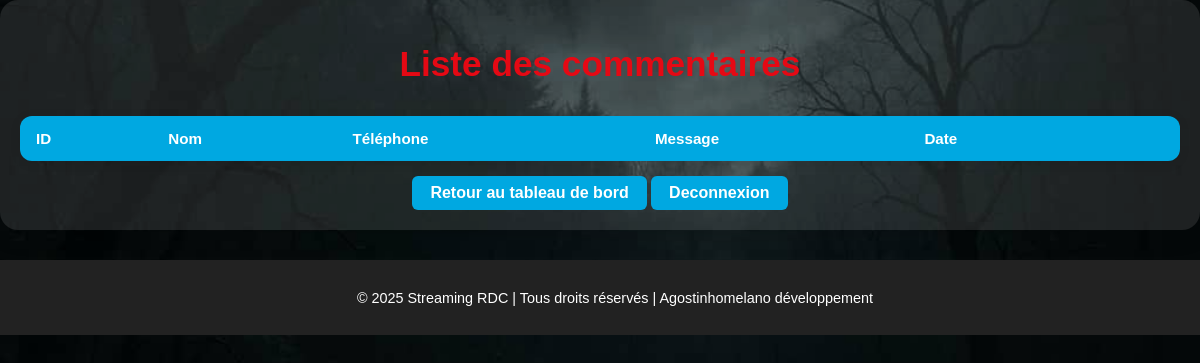
Page /admin/liste_commentaires on the earlier database version.
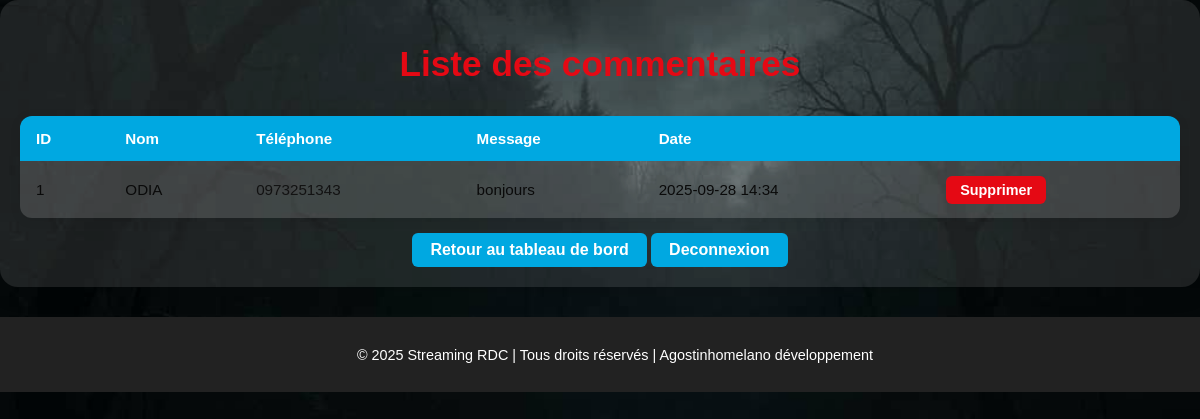
Same page on the later database version.
### app.py (models this page shows)
class Commentaire(db.Model):
    id = db.Column(db.Integer, primary_key=True)
    nom = db.Column(db.String(30), nullable=False)
    tel = db.Column(db.String(30), nullable=False)
    message = db.Column(db.String(500), nullable=False)
    date_post = db.Column(db.DateTime, default=datetime.utcnow)

### app.py (the view)
@app.route("/admin/liste_commentaires")
def liste_commentaires():
    commentaires = Commentaire.query.all()
    return render_template("admin/commentaire.html", commentaires=commentaires)

### templates/admin/commentaire.html (shortened to what this page needs)
<!DOCTYPE html>
<html lang="fr">
<head>
  <link rel="stylesheet" href="{{ url_for('static', filename='css/admin.css') }}">
</head>
<body>
  <div class="admin-container">
    <h1>Liste des commentaires</h1>
    <div class="table-responsive">
      <table class="admin-table">
        <thead>
          <tr>
            <th>ID</th>
            <th>Nom</th>
            <th>Téléphone</th>
            <th>Message</th>
            <th>Date</th>
            <th></th>
          </tr>
        </thead>
        <tbody>
          {% for c in commentaires %}
          <tr>
            <td data-label="ID">{{ c.id }}</td>
            <td data-label="Nom">{{ c.nom }}</td>
            <td data-label="Téléphone"><a href="https://wa.me/{{ c.tel }}" target="_blank">{{ c.tel }}</a></td>
            <td data-label="Message">{{ c.message }}</td>
            <td data-label="Date">{{ c.date_post.strftime('%Y-%m-%d %H:%M') }}</td>
            <td>
              <form action="{{ url_for('supprimer_commentaire', id=c.id) }}" method="post" class="delete-form">
                <button type="submit" class="btn-admin">Supprimer</button>
              </form>
            </td>
          </tr>
          {% endfor %}
        </tbody>
      </table>
    </div>
    <a href="{{ url_for('accueil_admin') }}" class="btn-retour">Retour au tableau de bord</a>
    <a href="{{url_for('deconnexion_admin')}}" class="btn-retour">Deconnexion</a>
  </div>
  <footer>
    <p>© 2025 Streaming RDC | Tous droits réservés | Agostinhomelano développement</p>
  </footer>
</body>
</html>

### static/css/admin.css (style rules this page uses)
body { background: url("../image/backgroud.jpg") no-repeat center center/cover; min-height: 100vh; font-family: Arial, sans-serif; margin: 0; }
.admin-container { max-width: 1100px; margin: 40px auto; background: rgba(255,255,255,0.10); border-radius: 18px; padding: 2.5rem; box-shadow: 0 4px 24px rgba(0,0,0,0.15); color: #0a0a0a; text-align: center; }
.admin-container h1 { margin-bottom: 2rem; color: #e50914; font-size: 2.2rem; }
.btn-admin { display: inline-block; padding: 8px 18px; background: #e50914; color: #fff; border-radius: 6px; text-decoration: none; font-weight: bold; transition: background 0.3s; }
.btn-retour { display: inline-block; margin-top: 2rem; padding: 10px 24px; background: #00A8E1; color: #fff; border-radius: 6px; text-decoration: none; font-weight: bold; transition: background 0.3s; }
footer { background: #111; text-align: center; padding: 20px 0; font-size: 1rem; color: #fff; margin-top: 40px; width: 100%; }

### templates/admin/commentaire.html (style rules this page uses)
.admin-container { max-width: 1200px; margin: auto; padding: 20px; }
h1 { text-align: center; color: #00A8E1; margin-bottom: 20px; }
.table-responsive { overflow-x: auto; -webkit-overflow-scrolling: touch; border-radius: 12px; box-shadow: 0 2px 12px rgba(0,0,0,0.08); }
.admin-table { width: 100%; border-collapse: collapse; min-width: 700px; }
.admin-table th, .admin-table td { padding: 0.9rem 1rem; text-align: left; font-size: 0.95rem; vertical-align: middle; }
.admin-table th { background: #00A8E1; color: #fff; font-weight: bold; }
.admin-table tr { border-bottom: 1px solid #e5e5e5; }
.admin-table tr:last-child { border-bottom: none; }
.admin-table td { background: rgba(255,255,255,0.15); }
.btn-admin { display: inline-block; padding: 6px 14px; background: #e50914; color: #fff; border-radius: 6px; text-decoration: none; font-weight: bold; transition: 0.3s; font-size: 0.9rem; border: none; cursor: pointer; }
.btn-retour { display: inline-block; margin-top: 15px; padding: 8px 18px; background: #00A8E1; color: #fff; border-radius: 6px; text-decoration: none; font-weight: bold; transition: 0.3s; }
td a { text-decoration: none; color: #121212; }
footer { text-align: center; padding: 15px; margin-top: 30px; font-size: 0.9rem; background: #222; color: #fff; }

Differences in the rows shown:
added Commentaire: id "1", nom "ODIA", tel "0973251343", message "bonjours", date_post "2025-09-28 14:34"
